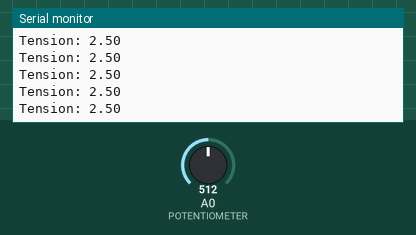
Simulated run of this sketch. Board: Arduino Uno, built with avr-gcc and run on an emulated ATmega328P. Shown: the last lines printed to the serial monitor. The test bench sets the inputs (shaded band); at power-on: A0 (POTENTIOMETER) = 512.

Above: at 1.2 s.
1.3 s: A0 (POTENTIOMETER) set to 716
At 1.31 s:
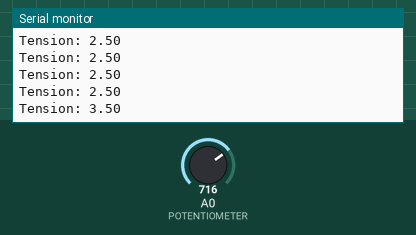
2.8 s: A0 (POTENTIOMETER) set to 900
At 2.82 s:
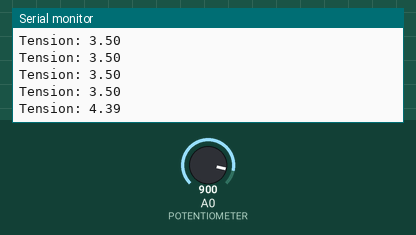
Timing chart, 0 to 5.8 s (numbered marks = the images above; inputs shaded):
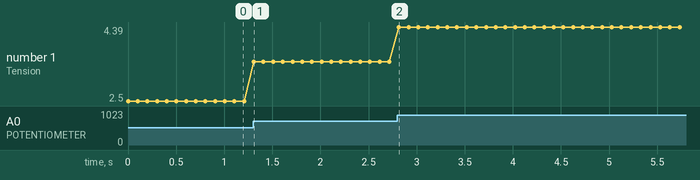

Measured:
- after the input at 1.3 s, the serial monitor: prints a new line at once (image 1)
- after the input at 2.8 s, the serial monitor: prints a new line at once (image 2)
- plotted number 1: 2.5 → 3.5 after the input at 1.3 s, 3.5 → 4.39 after the input at 2.8 s

The sketch:

potentiometer.ino
```cpp
const int POTENTIOMETER = A0;
const int SERIAL_VEL = 9600;
const float VOLTS = 5.0;
const int READING_INTERVAL = 100;

void getTensionFromReading();
void printTension();

void setup() {
  Serial.begin(SERIAL_VEL);
  pinMode(POTENTIOMETER, INPUT);
}

void loop() {
  int currentReading = analogRead(POTENTIOMETER);
  float tension = getTensionFromReading(currentReading);

  printTension(tension);

  delay(READING_INTERVAL);
}

float getTensionFromReading(int currentReading)
{
  return currentReading * VOLTS / 1024.0;
}

void printTension(float tension)
{
  Serial.print("Tension: ");
  Serial.print(tension);
  Serial.println();
}
```
